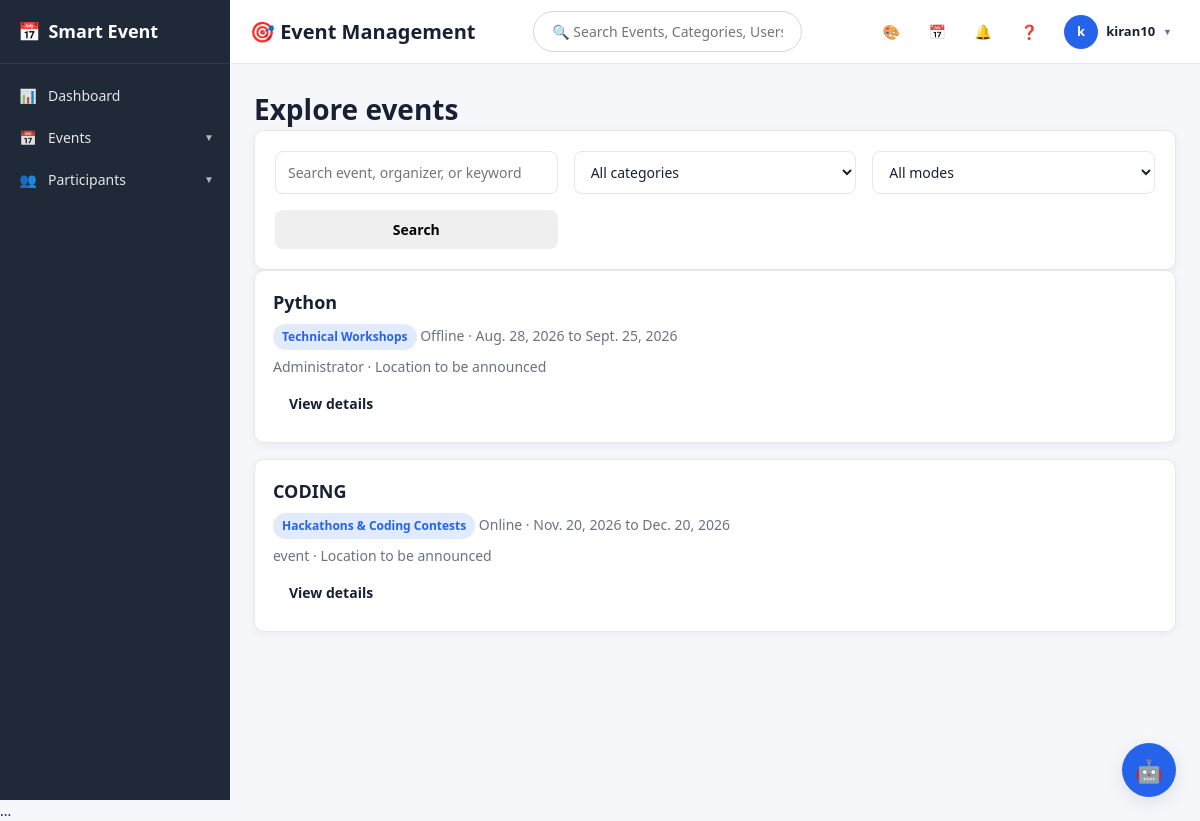
The page /available-events/ (signed in) on the database as committed earlier.
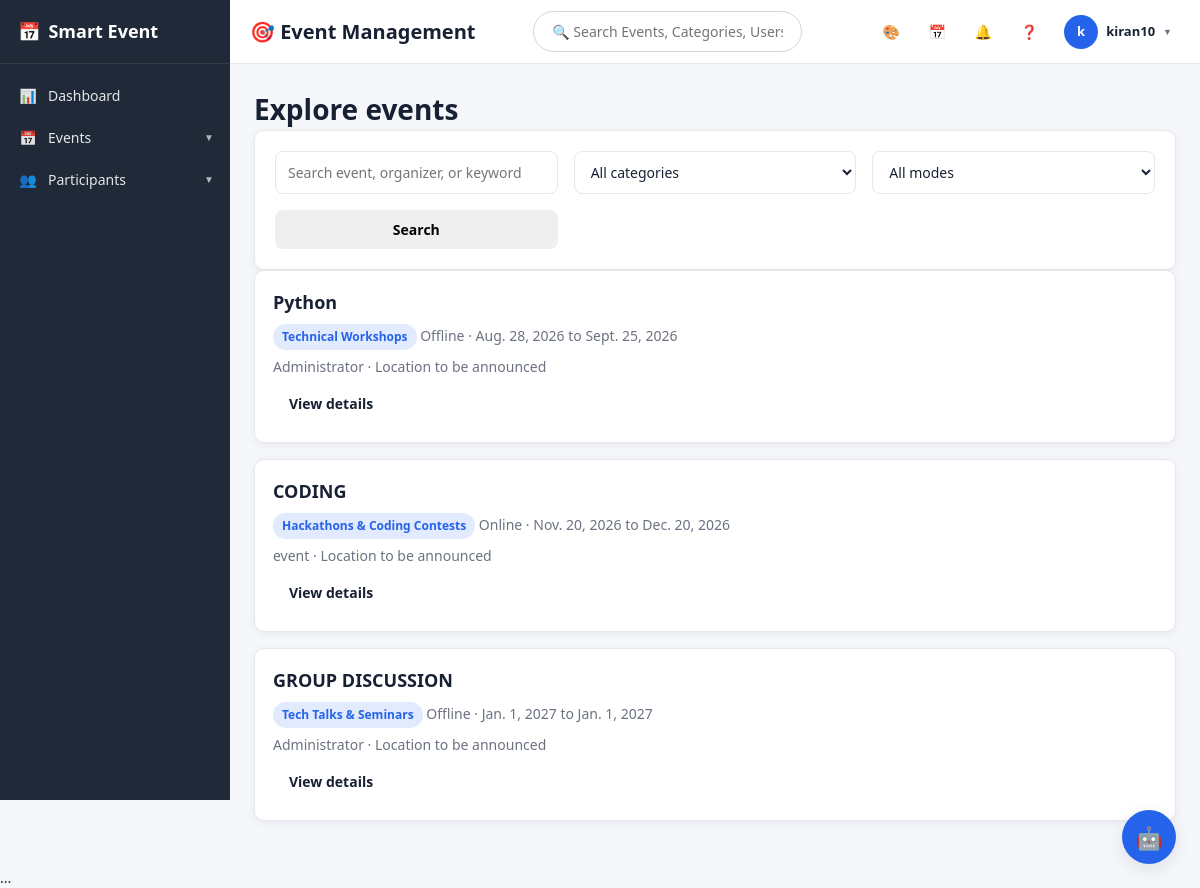
The same page on the database as committed later.
### events/models.py (models this page shows, shortened)
class Event(models.Model):
    APPROVAL_CHOICES = [
        ('DRAFT', 'Draft'),
        ('PENDING', 'Pending Approval'),
        ('APPROVED', 'Approved'),
        ('REJECTED', 'Rejected'),
    ]
    STATUS_CHOICES = [
        ('Upcoming', 'Upcoming'),
        ('Active', 'Active'),
        ('Completed', 'Completed'),
        ('Cancelled', 'Cancelled'),
    ]
    MODE_CHOICES = [
        ('Online', 'Online'),
        ('Offline', 'Offline'),
        ('Hybrid', 'Hybrid'),
    ]
    name = models.CharField(max_length=200)
    category = models.ForeignKey(
        EventCategory,
        on_delete=models.CASCADE,
        related_name='events'
    )
    event_image = models.ImageField(
        upload_to='event_images/',
        blank=True,
        null=True
    )
    banner_image = models.ImageField(
        upload_to='event_banners/',
        blank=True,
        null=True
    )
    organizer = models.CharField(
        max_length=200,
        blank=True
    )
    owner = models.ForeignKey(
        User,
        on_delete=models.SET_NULL,
        null=True,
        blank=True,
        related_name='organized_events'
    )
    event_mode = models.CharField(
        max_length=20,
        choices=MODE_CHOICES,
        default='Offline'
    )
    venue = models.CharField(
        max_length=250,
        blank=True
    )
    location = models.CharField(
        max_length=250,
        blank=True
    )
    google_map = models.URLField(
        blank=True
    )
    registration_link = models.URLField(
        blank=True
    )
    website = models.URLField(
        blank=True
    )
    start_date = models.DateField()
    end_date = models.DateField()
    registration_deadline = models.DateField(
        null=True,
        blank=True
    )
    event_fee = models.DecimalField(
        max_digits=8,
        decimal_places=2,
        default=0
    )
    max_participants = models.PositiveIntegerField(
        null=True,
        blank=True
    )
    eligibility = models.CharField(
        max_length=300,
        blank=True
    )
    description = models.TextField(
        blank=True
    )
    requirements = models.TextField(
        blank=True
    )
    tags = models.CharField(
        max_length=300,
        blank=True
    )
    contact_person = models.CharField(
        max_length=150,
        blank=True
    )
    contact_email = models.EmailField(
        blank=True
    )
    contact_phone = models.CharField(
        max_length=20,
        blank=True
    )
    approval_status = models.CharField(
        max_length=12,
        choices=APPROVAL_CHOICES,
        default='APPROVED'
    )
    review_note = models.TextField(
        blank=True
    )
    submitted_at = models.DateTimeField(
        null=True,
        blank=True
    )
    reviewed_at = models.DateTimeField(
        null=True,
        blank=True
    )
    reviewed_by = models.ForeignKey(
        User,
        on_delete=models.SET_NULL,
        null=True,
        blank=True,
        related_name='reviewed_events'
    )
    status = models.CharField(
        max_length=20,
        choices=STATUS_CHOICES,
        default='Upcoming'
    )
    created_at = models.DateTimeField(
        auto_now_add=True
    )
    budget = models.DecimalField(
        max_digits=12,
        decimal_places=2,
        default=0
    )

class EventCategory(models.Model):
    PRIORITY_CHOICES = [
        ('High', 'High'),
        ('Medium', 'Medium'),
        ('Low', 'Low'),
    ]
    name = models.CharField(
        max_length=100,
        unique=True
    )
    category_code = models.CharField(
        max_length=20,
        unique=True,
        null=True,
        blank=True
    )
    priority = models.CharField(
        max_length=20,
        choices=PRIORITY_CHOICES,
        default='Medium'
    )
    description = models.TextField(
        blank=True
    )
    category_image = models.ImageField(
    upload_to='category_images/',
    blank=True,
    null=True
)
    def __str__(self):
        return self.name

### events/views.py (the view, shortened to what this page needs)
@login_required
@user_passes_test(user_or_organizer)
def available_events(request):
    events = (
        Event.objects
        .filter(
            approval_status='APPROVED'
        )
        .exclude(
            status__in=[
                'Cancelled',
                'Completed'
            ]
        )
        .select_related(
            'category',
            'owner'
        )
    )
    category = request.GET.get(
        'category'
    )
    mode = request.GET.get(
        'mode'
    )
    search = request.GET.get(
        'search'
    )
    if category:
        events = events.filter(
            category_id=category
        )
    if mode:
        events = events.filter(
            event_mode=mode
        )
    events = (
        events
        .annotate(
            participant_count=Count(
                'registrations',
                distinct=True
            )
        )
        .order_by('start_date')
    )
    return render(
        request,
        'events/available_events.html',
        {
            'events':
                events,
            'categories':
                EventCategory.objects.order_by(
                    'name'
                ),
            'today':
                timezone.localdate()
        }
    )

### events/views.py (called while the page is built)
def user_or_organizer(user):
    return user.is_authenticated and not user.is_staff

### templates/events/available_events.html
{% extends 'base.html' %}{% block content %}<h1>Explore events</h1><div class="card"><form method="get"><div class="grid"><input name="search" value="{{ request.GET.search }}" placeholder="Search event, organizer, or keyword"><select name="category"><option value="">All categories</option>{% for c in categories %}<option value="{{ c.pk }}" {% if request.GET.category == c.pk|stringformat:'s' %}selected{% endif %}>{{ c.name }}</option>{% endfor %}</select><select name="mode"><option value="">All modes</option><option>Online</option><option>Offline</option><option>Hybrid</option></select><button class="btn">Search</button></div></form></div>{% for event in events %}<div class="event"><h2><a href="{% url 'event_detail' event.pk %}">{{ event.name }}</a></h2><p><span class="badge">{{ event.category }}</span> {{ event.event_mode }} · {{ event.start_date }} to {{ event.end_date }}</p><p>{{ event.organizer }} · {{ event.location|default:'Location to be announced' }}</p><p>{{ event.description|truncatechars:180 }}</p><a class="btn" href="{% url 'event_detail' event.pk %}">View details</a></div>{% empty %}<div class="card"><p class="muted">No approved events match your filters.</p></div>{% endfor %}{% endblock %}

Rows that differ between the two databases and show on the page:
added Event: name "GROUP DISCUSSION", category "Tech Talks & Seminars", event_mode "Offline", start_date "Jan. 1, 2027", end_date "Jan. 1, 2027", organizer "Administrator", location "Location to be announced"
